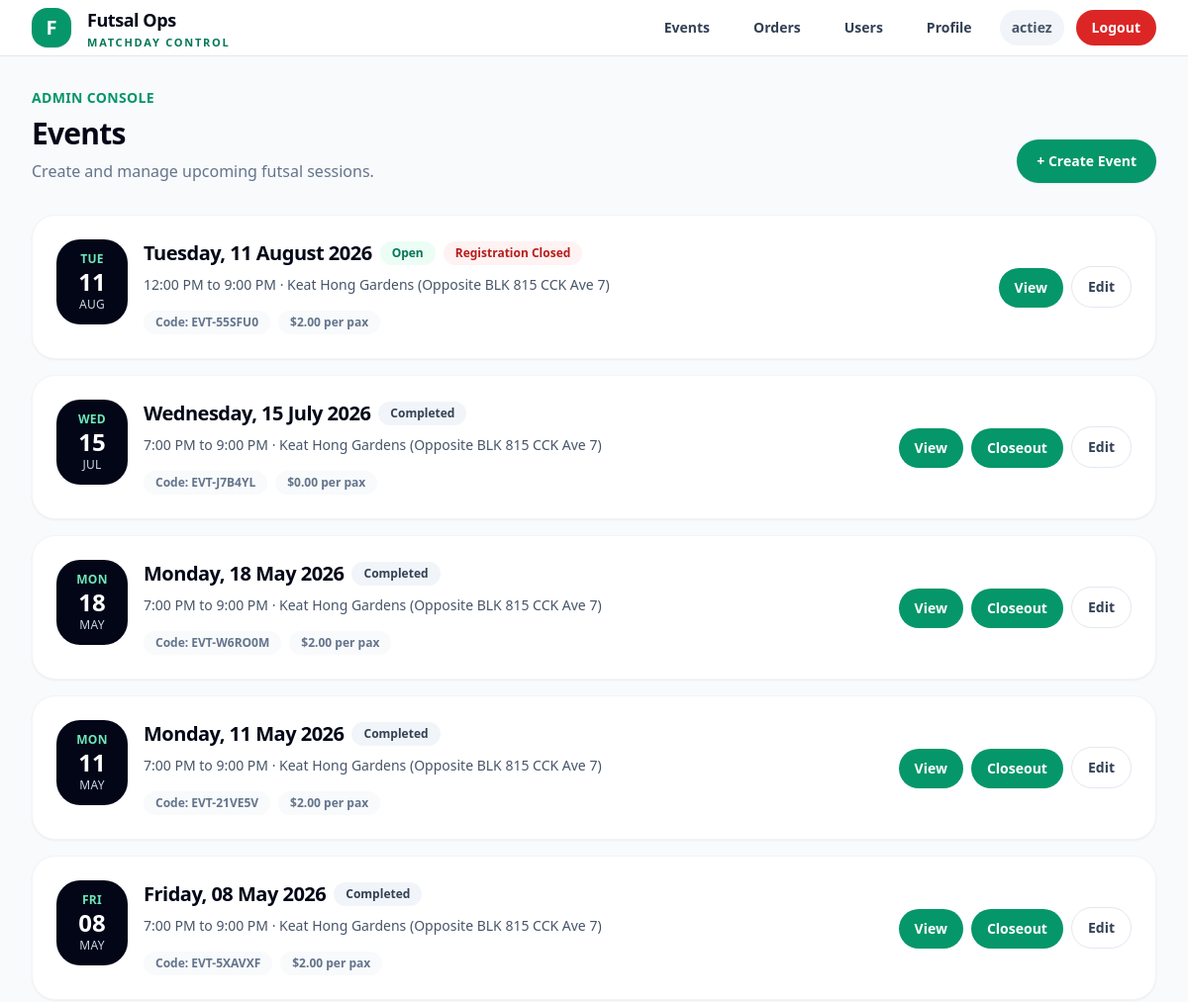
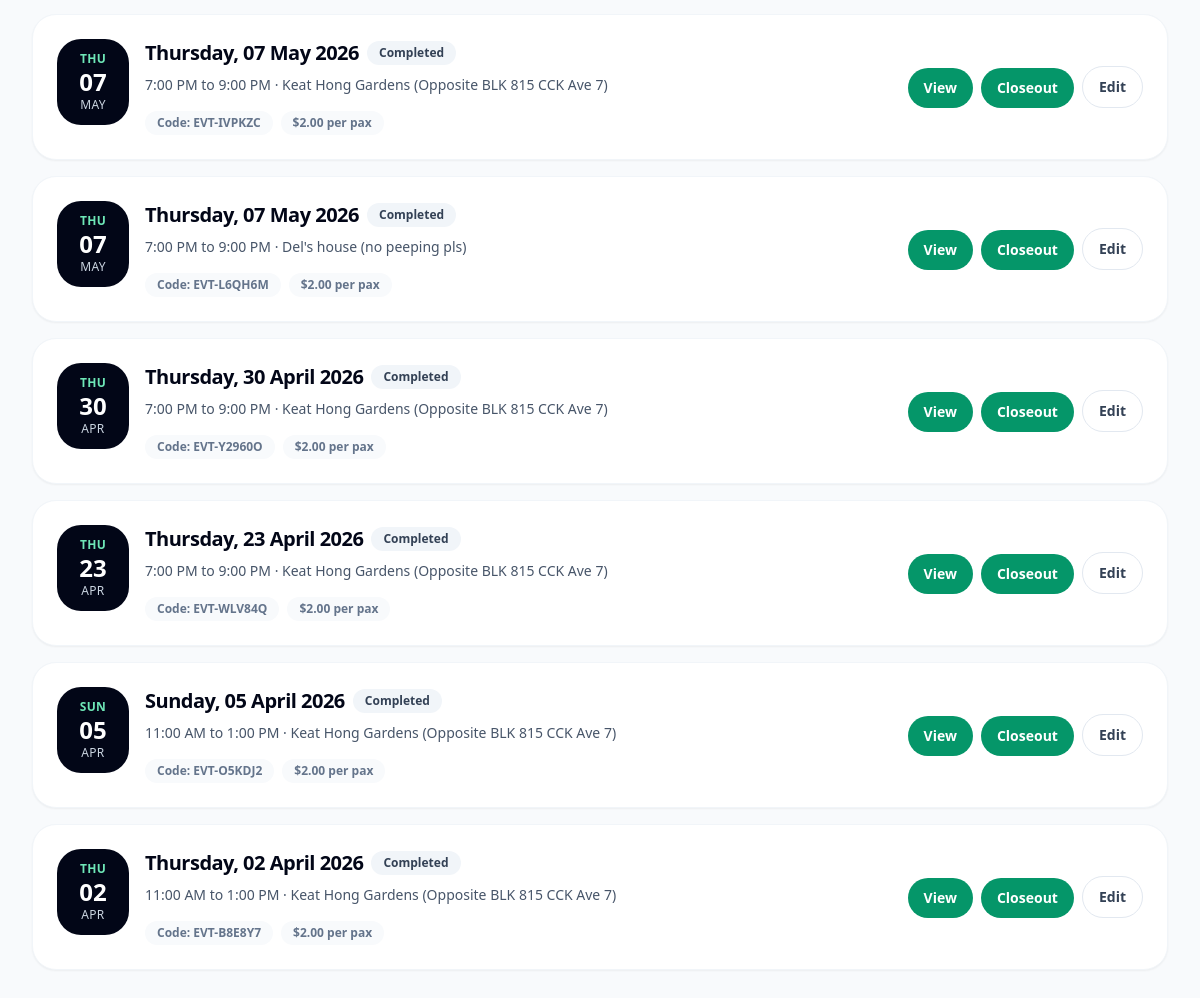
The app's page /events/ (signed in) with its own data (2 pictures, top to bottom).
### accounts/models.py (models this page shows)
class User(AbstractUser):
    ROLE_USER = "user"
    ROLE_ADMIN = "admin"
    ROLE_SUPERADMIN = "superadmin"
    ROLE_CHOICES = [
        (ROLE_USER, "User"),
        (ROLE_ADMIN, "Admin"),
        (ROLE_SUPERADMIN, "Superadmin"),
    ]
    PLAYER_NEW = "new"
    PLAYER_REGULAR = "regular"
    PLAYER_CORE = "core"
    PLAYER_NAUGHTY = "naughty"
    PLAYER_TYPE_CHOICES = [
        (PLAYER_NEW, "New"),
        (PLAYER_REGULAR, "Regular"),
        (PLAYER_CORE, "Core"),
        (PLAYER_NAUGHTY, "Naughty"),
    ]
    role = models.CharField(max_length=20, choices=ROLE_CHOICES, default=ROLE_USER)
    player_type = models.CharField(max_length=20, choices=PLAYER_TYPE_CHOICES, default=PLAYER_NEW)
    mobile_number = models.CharField(max_length=30, blank=True)
    games_played_count = models.PositiveIntegerField(default=0)
    email_verified = models.BooleanField(default=False)
    admin_notes = models.TextField(blank=True, default="")
    def is_admin_level(self):
        return self.is_authenticated and (
            self.is_superuser or self.role in {self.ROLE_ADMIN, self.ROLE_SUPERADMIN}
        )
    def is_superadmin_level(self):
        return self.is_authenticated and (
            self.is_superuser or self.role == self.ROLE_SUPERADMIN
        )

### events/models.py (models this page shows, shortened)
class Event(models.Model):
    STATUS_DRAFT = "draft"
    STATUS_OPEN = "open"
    STATUS_FINALIZED = "finalized"
    STATUS_COMPLETED = "completed"
    STATUS_CANCELLED = "cancelled"
    STATUS_CHOICES = [
        (STATUS_DRAFT, "Draft"),
        (STATUS_OPEN, "Open"),
        (STATUS_FINALIZED, "Finalized"),
        (STATUS_COMPLETED, "Completed"),
        (STATUS_CANCELLED, "Cancelled"),
    ]
    LEAVE_CUTOFF_CHOICES = [
        (None, "No cutoff"),
        (30, "30 minutes before"),
        (60, "60 minutes before"),
        (90, "90 minutes before"),
        (120, "120 minutes before"),
        (150, "150 minutes before"),
        (180, "180 minutes before"),
    ]
    registration_token = models.UUIDField(
        default=uuid.uuid4,
        unique=True,
        editable=False,
    )
    event_code = models.CharField(
        max_length=20,
        unique=True,
        default=generate_event_code,
        editable=False,
    )
    title = models.CharField(max_length=255)
    start_datetime = models.DateTimeField()
    end_datetime = models.DateTimeField()
    location = models.CharField(max_length=255)
    amount_payable = models.DecimalField(max_digits=8, decimal_places=2)
    playing_slots = models.PositiveIntegerField(default=15)
    waiting_slots = models.PositiveIntegerField(default=5)
    backup_slots = models.PositiveIntegerField(default=3)
    is_private = models.BooleanField(
        default=False,
        help_text="Private events are hidden from the public event list but accessible by registration link.",
    )
    leave_cutoff_minutes = models.PositiveIntegerField(
        null=True,
        blank=True,
        choices=LEAVE_CUTOFF_CHOICES,
        help_text="Players cannot self-leave after this cutoff before kick-off.",
    )
    status = models.CharField(
        max_length=20,
        choices=STATUS_CHOICES,
        default=STATUS_DRAFT,
    )
    created_by = models.ForeignKey(
        settings.AUTH_USER_MODEL,
        on_delete=models.SET_NULL,
        null=True,
        related_name="created_events",
    )
    created_at = models.DateTimeField(auto_now_add=True)
    updated_at = models.DateTimeField(auto_now=True)
    class Meta:
        ordering = ["start_datetime"]
    @property
    def weekday_display(self):
        local_start = timezone.localtime(self.start_datetime)
        return local_start.strftime("%A")
    @property
    def date_display(self):
        local_start = timezone.localtime(self.start_datetime)
        return local_start.strftime("%d %B %Y")
    @property
    def time_range_display(self):
        local_start = timezone.localtime(self.start_datetime)
        local_end = timezone.localtime(self.end_datetime)
        start = local_start.strftime("%I:%M %p").lstrip("0")
        end = local_end.strftime("%I:%M %p").lstrip("0")
        return f"{start} to {end}"
    @property
    def effective_status(self):
        from registrations.models import EventRegistration
        now = timezone.now()
        if now >= self.end_datetime:
            return "completed"
        playing_count = self.registrations.filter(
            status=EventRegistration.STATUS_PLAYING
        ).count()
        waiting_count = self.registrations.filter(
            status=EventRegistration.STATUS_WAITING
        ).count()
        if playing_count >= self.playing_slots and waiting_count >= self.waiting_slots:
            return "full"
        if playing_count >= self.playing_slots:
            return "playing_full"
        return "open"
    @property
    def effective_status_label(self):
        labels = {
            "open": "Open",
            "playing_full": "Playing Full",
            "full": "Full",
            "completed": "Completed",
        }
        return labels.get(self.effective_status, self.effective_status)

### events/views.py (the view)
# urls.py: path("", EventListView.as_view(), name="event_list"),
class EventListView(ListView):
    model = Event
    template_name = "events/list.html"
    context_object_name = "events"
    ordering = ["-start_datetime"]
    def get_queryset(self):
        queryset = super().get_queryset()
        user = self.request.user
        if user.is_authenticated and user.is_admin_level():
            return queryset
        return queryset.filter(is_private=False)
    def get_context_data(self, **kwargs):
        context = super().get_context_data(**kwargs)
        context["now"] = timezone.now()
        return context

### templates/events/list.html (shortened to what this page needs)
{% extends "base.html" %}
{% block content %}
<div class="space-y-8">
    {% if request.user.is_admin_level %}
        <div class="flex flex-col md:flex-row md:items-end md:justify-between gap-5">
            <div>
                <p class="text-sm font-bold text-emerald-600 uppercase tracking-wide">
                    Admin Console
                </p>
                <h1 class="mt-2 text-3xl font-black tracking-tight text-slate-950">
                    Events
                </h1>
                <p class="mt-2 text-slate-500">
                    Create and manage upcoming futsal sessions.
                </p>
            </div>
            <a href="{% url 'event_create' %}"
               class="inline-flex items-center justify-center px-5 py-3 rounded-full bg-emerald-600 text-white text-sm font-bold hover:bg-emerald-700 shadow-sm">
                + Create Event
            </a>
        </div>
        <div class="grid grid-cols-1 gap-4">
            {% for event in events %}
                <div class="bg-white rounded-3xl border border-slate-100 shadow-sm p-5 md:p-6 hover:shadow-md transition-shadow">
                    <div class="flex flex-col md:flex-row md:items-center md:justify-between gap-5">
                        <div class="flex items-start gap-4">
                            <div class="min-w-[72px] rounded-3xl bg-slate-950 text-white px-4 py-3 text-center">
                                <div class="text-xs font-bold uppercase tracking-wide text-emerald-300">
                                    {{ event.weekday_display|slice:":3" }}
                                </div>
                                <div class="text-2xl font-black leading-tight">
                                    {{ event.start_datetime|date:"d" }}
                                </div>
                                <div class="text-xs uppercase tracking-wide text-slate-300">
                                    {{ event.start_datetime|date:"M" }}
                                </div>
                            </div>
                            <div>
                                <div class="flex flex-wrap items-center gap-2">
                                    <h2 class="text-xl font-black tracking-tight text-slate-950">
                                        {{ event.weekday_display }}, {{ event.date_display }}
                                    </h2>
                                    <span class="inline-flex items-center rounded-full px-3 py-1 text-xs font-bold
                                        {% if event.effective_status == 'completed' %}
                                            bg-slate-100 text-slate-700
                                        {% elif event.effective_status == 'full' %}
                                            bg-red-50 text-red-700
                                        {% elif event.effective_status == 'playing_full' %}
                                            bg-amber-50 text-amber-700
                                        {% elif event.effective_status == 'cancelled' %}
                                            bg-slate-200 text-slate-700
                                        {% else %}
                                            bg-emerald-50 text-emerald-700
                                        {% endif %}
                                    ">
                                        {{ event.effective_status_label }}
                                    </span>
                                    {% if event.effective_status != "completed" and event.effective_status != "cancelled" and now >= event.start_datetime %}
                                        <span class="inline-flex items-center rounded-full px-3 py-1 text-xs font-bold bg-red-50 text-red-700">
                                            Registration Closed
                                        </span>
                                    {% endif %}
                                </div>
                                <div class="mt-2 text-sm text-slate-600">
                                    {{ event.time_range_display }} · {{ event.location }}
                                </div>
                                <div class="mt-4 flex flex-wrap gap-2 text-xs font-semibold text-slate-500">
                                    <span class="rounded-full bg-slate-50 px-3 py-1">
                                        Code: {{ event.event_code }}
                                    </span>
                                    <span class="rounded-full bg-slate-50 px-3 py-1">
                                        ${{ event.amount_payable }} per pax
                                    </span>
                                </div>
                            </div>
                        </div>
                        <div class="flex flex-row md:flex-col lg:flex-row gap-2 md:items-end">
                            <a href="{% url 'event_detail' event.id %}"
                               class="inline-flex items-center justify-center px-4 py-2.5 rounded-full bg-emerald-600 text-white text-sm font-bold hover:bg-emerald-700">
                                View
                            </a>
                            {% if event.end_datetime <= now and event.status != "cancelled" %}
                                <a href="{% url 'event_closeout' event.id %}"
                                   class="inline-flex items-center justify-center px-4 py-2.5 rounded-full bg-emerald-600 text-white text-sm font-bold hover:bg-emerald-700">
                                    Closeout
                                </a>
                            {% endif %}
                            <a href="{% url 'event_edit' event.id %}"
                               class="inline-flex items-center justify-center px-4 py-2.5 rounded-full border border-slate-200 bg-white text-slate-700 text-sm font-bold hover:bg-slate-50">
                                Edit
                            </a>
                        </div>
                    </div>
                </div>
            {% endfor %}
        </div>
    {% endif %}
</div>
{% endblock %}

### templates/base.html (shortened to what this page needs)
<!DOCTYPE html>
<html>
<head>
    <script src="https://cdn.tailwindcss.com"></script>
</head>
<body class="min-h-screen bg-slate-50 text-slate-950">
    <header class="sticky top-0 z-40 border-b border-slate-200 bg-white/95 backdrop-blur">
        <div class="max-w-7xl mx-auto px-4 sm:px-6 lg:px-8">
            <div class="h-14 flex items-center justify-between gap-6">
                <a href="/" class="flex items-center gap-4">
                    <div class="h-10 w-10 rounded-2xl bg-emerald-600 text-white flex items-center justify-center text-xl font-black shadow-sm">
                        F
                    </div>
                    <div class="leading-tight">
                        <div class="text-lg font-black tracking-tight text-slate-950">
                            Futsal Ops
                        </div>
                        <div class="text-[11px] uppercase tracking-[0.16em] text-emerald-700 font-bold mt-0.5">
                            Matchday Control
                        </div>
                    </div>
                </a>
                <div class="flex items-center gap-2 sm:gap-3">
                    {% if request.user.is_authenticated %}
                        {% if request.user.is_admin_level %}
                            <a href="{% url 'event_list' %}"
                               class="hidden sm:inline-flex items-center px-4 py-2 rounded-full text-sm font-semibold text-slate-700 hover:bg-emerald-50 hover:text-emerald-700">
                                Events
                            </a>
                            <a href="{% url 'standing_order_list' %}"
                               class="hidden sm:inline-flex items-center px-4 py-2 rounded-full text-sm font-semibold text-slate-700 hover:bg-emerald-50 hover:text-emerald-700">
                                Orders
                            </a>
                        {% endif %}
                        {% if request.user.is_superadmin_level %}
                            <a href="{% url 'user_list' %}"
                               class="hidden sm:inline-flex items-center px-4 py-2 rounded-full text-sm font-semibold text-slate-700 hover:bg-emerald-50 hover:text-emerald-700">
                                Users
                            </a>
                        {% endif %}
                        <a href="{% url 'profile' %}"
                           class="inline-flex items-center px-4 py-2 rounded-full text-sm font-semibold text-slate-700 hover:bg-emerald-50 hover:text-emerald-700">
                            Profile
                        </a>
                        <div class="hidden md:inline-flex items-center px-3 py-2 rounded-full bg-slate-100 text-sm font-semibold text-slate-600">
                            {{ request.user.username }}
                        </div>
                        <form method="post" action="/logout/">
                            <button type="submit"
                                class="inline-flex items-center px-4 py-2 rounded-full text-sm font-semibold bg-red-600 text-white hover:bg-red-700">
                                Logout
                            </button>
                        </form>
                    {% else %}
                        <a href="/login/"
                           class="inline-flex items-center px-5 py-2.5 rounded-full text-sm font-semibold bg-emerald-600 text-white hover:bg-emerald-700">
                            Login
                        </a>
                    {% endif %}
                </div>
            </div>
        </div>
    </header>
    <main class="max-w-7xl mx-auto px-4 sm:px-6 lg:px-8 py-8">
        {% block content %}{% endblock %}
    </main>
</body>
</html>

### records on screen
User: user.username "actiez"
Event: weekday_display "TUE", start_datetime "11", start_datetime "AUG", weekday_display "Tuesday", date_display "11 August 2026", effective_status_label "Open", shows "Registration Closed", time_range_display "12:00 PM to 9:00 PM", location "Keat Hong Gardens (Opposite BLK 815 CCK Ave 7)", event_code "EVT-55SFU0", amount_payable "2.00"
Event: weekday_display "WED", start_datetime "15", start_datetime "JUL", weekday_display "Wednesday", date_display "15 July 2026", effective_status_label "Completed", time_range_display "7:00 PM to 9:00 PM", location "Keat Hong Gardens (Opposite BLK 815 CCK Ave 7)", event_code "EVT-J7B4YL", amount_payable "0.00", status "Closeout"
Event: weekday_display "MON", start_datetime "18", start_datetime "MAY", weekday_display "Monday", date_display "18 May 2026", effective_status_label "Completed", time_range_display "7:00 PM to 9:00 PM", location "Keat Hong Gardens (Opposite BLK 815 CCK Ave 7)", event_code "EVT-W6RO0M", amount_payable "2.00", status "Closeout"
Event: weekday_display "MON", start_datetime "11", start_datetime "MAY", weekday_display "Monday", date_display "11 May 2026", effective_status_label "Completed", time_range_display "7:00 PM to 9:00 PM", location "Keat Hong Gardens (Opposite BLK 815 CCK Ave 7)", event_code "EVT-21VE5V", amount_payable "2.00", status "Closeout"
Event: weekday_display "FRI", start_datetime "08", start_datetime "MAY", weekday_display "Friday", date_display "08 May 2026", effective_status_label "Completed", time_range_display "7:00 PM to 9:00 PM", location "Keat Hong Gardens (Opposite BLK 815 CCK Ave 7)", event_code "EVT-5XAVXF", amount_payable "2.00", status "Closeout"
Event: weekday_display "THU", start_datetime "07", start_datetime "MAY", weekday_display "Thursday", date_display "07 May 2026", effective_status_label "Completed", time_range_display "7:00 PM to 9:00 PM", location "Keat Hong Gardens (Opposite BLK 815 CCK Ave 7)", event_code "EVT-IVPKZC", amount_payable "2.00", status "Closeout"
Event: weekday_display "THU", start_datetime "07", start_datetime "MAY", weekday_display "Thursday", date_display "07 May 2026", effective_status_label "Completed", time_range_display "7:00 PM to 9:00 PM", location "Del's house (no peeping pls)", event_code "EVT-L6QH6M", amount_payable "2.00", status "Closeout"
Event: weekday_display "THU", start_datetime "30", start_datetime "APR", weekday_display "Thursday", date_display "30 April 2026", effective_status_label "Completed", time_range_display "7:00 PM to 9:00 PM", location "Keat Hong Gardens (Opposite BLK 815 CCK Ave 7)", event_code "EVT-Y2960O", amount_payable "2.00", status "Closeout"
Event: weekday_display "THU", start_datetime "23", start_datetime "APR", weekday_display "Thursday", date_display "23 April 2026", effective_status_label "Completed", time_range_display "7:00 PM to 9:00 PM", location "Keat Hong Gardens (Opposite BLK 815 CCK Ave 7)", event_code "EVT-WLV84Q", amount_payable "2.00", status "Closeout"
Event: weekday_display "SUN", start_datetime "05", start_datetime "APR", weekday_display "Sunday", date_display "05 April 2026", effective_status_label "Completed", time_range_display "11:00 AM to 1:00 PM", location "Keat Hong Gardens (Opposite BLK 815 CCK Ave 7)", event_code "EVT-O5KDJ2", amount_payable "2.00", status "Closeout"
Event: weekday_display "THU", start_datetime "02", start_datetime "APR", weekday_display "Thursday", date_display "02 April 2026", effective_status_label "Completed", time_range_display "11:00 AM to 1:00 PM", location "Keat Hong Gardens (Opposite BLK 815 CCK Ave 7)", event_code "EVT-B8E8Y7", amount_payable "2.00", status "Closeout"
